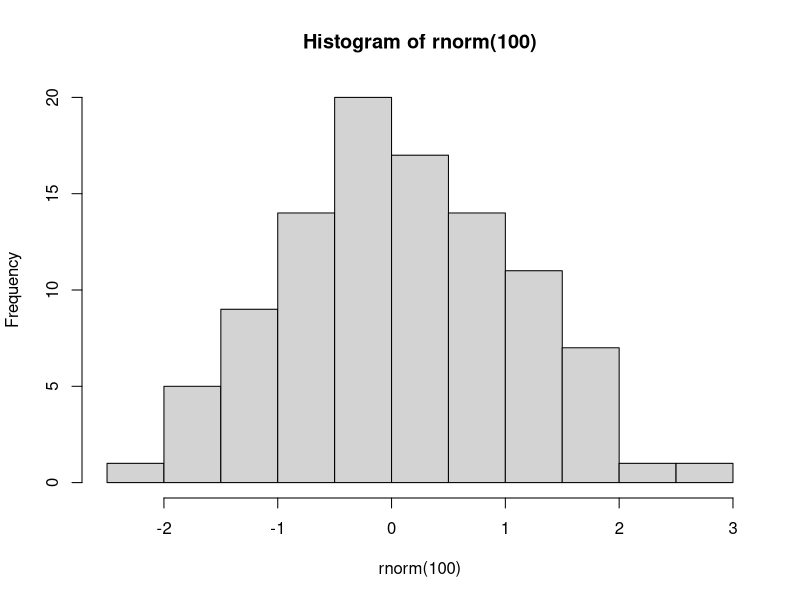
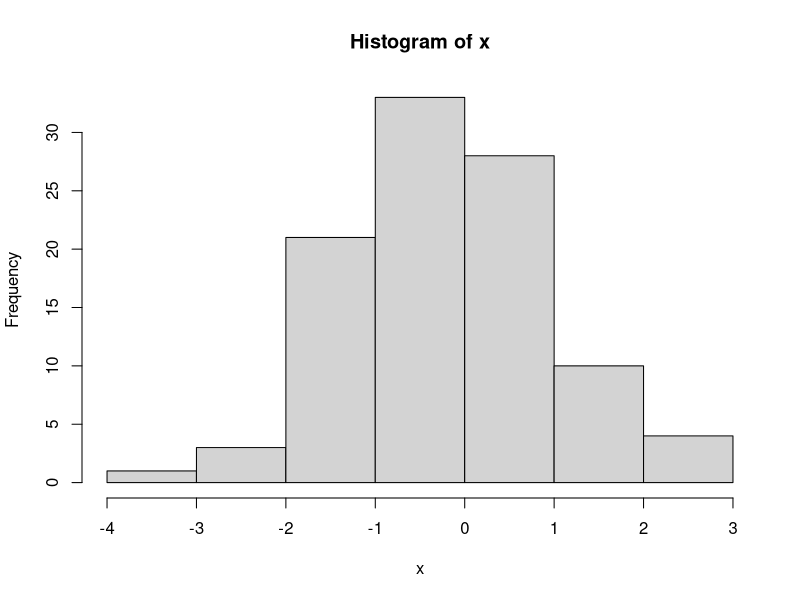

The R source for these figures, in order:
## ---- chunk 1
obj <- head(letters)
## ---- chunk 2
nom <- "nom_objet"
## ---- chunk 3
assign(x = nom, value = head(letters))
## ---- chunk 4
ls()
## ---- chunk 5
nom_objet
## ---- chunk 6
for (i in seq_len(5)) {
  assign(x = paste0("obj", i), value = 1:i)
}
## ---- chunk 7
ls()
## ---- chunk 8
str(nom_objet)
## ---- chunk 9
str(get(nom))
## ---- chunk 10
# Équivalent à
str("nom_objet")
## ---- chunk 11
for (i in 1:5) {
  cat(paste0("obj", i, " ="), get(paste0("obj", i)), "\n")
}
## ---- chunk 12
median(x = 1:10)
get("median")(x = 1:10)
do.call("median", args = list(x = 1:10))
## ---- chunk 13
#' Calcul de statistiques descriptives
#'
#' Cette fonction permet de calculer des statistiques descriptives au choix
#'
#' @param x vecteur d'observations
#' @param choix une chaîne de caractères spécifiant le nom de la fonction à appeler pour
#'              le calcul, soit "table" (par défaut), "mean", "median", "sd" ou "mad"
#' @param retirer_NA un logique spécifiant si les valeurs manquantes (NA)
#'                   doivent être retirées avant le calcul (par défaut TRUE)
#'
#' @return le résultat de l'appel à la fonction choisie
#'
choixstat <- function(x, choix = c("table", "mean", "median", "sd", "mad"),
                      retirer_NA = TRUE) {
  choix <- match.arg(choix)
  arguments <- list(x)
  if (choix == "table"){
    arguments$useNA <- if (retirer_NA) "no" else "ifany"
  } else {
    arguments$na.rm <- retirer_NA
  }
  do.call(what = choix, args = arguments)
}
## ---- chunk 14
# Équivalent
median(c(2, 3, 2, 3, 3, 4, NA, 3), na.rm = TRUE)
## ---- chunk 15
# Équivalent à 
median(c(2, 3, 2, 3, 3, 4, NA, 3), na.rm = FALSE)
## ---- chunk 16
# Équivalent à 
table(c(2, 3, 2, 3, 3, 4, NA, 3), useNA = "no")
## ---- chunk 17
# Équivalent à 
table(c(2, 3, 2, 3, 3, 4, NA, 3), useNA = "ifany")
## ---- chunk 18
f1 <- y ~ x1 + x2
## ---- chunk 19
str(f1)
f1[1]
f1[2]
f1[3]
## ---- chunk 20
str("y ~ x1 + x2")
f2 <- as.formula("y ~ x1 + x2")
str(f2)
## ---- chunk 21
#' Régression polynomiale
#'
#' Ajustement d'un modèle de régression polynomial entre deux variables
#'
#' @param y vecteur des observations de la variable réponse
#' @param x vecteur des observations de la variable explicative
#' @param dg degré du modèle polynomial à ajuster
#'
#' @return sortie de la fonction lm pour le modèle demandé
#'
reg_poly <- function(y, x, dg){
  formule <- paste(
    "y ~", 
    paste(paste0("I(x^", 1:dg, ")"), collapse = " + ")
  )
  lm(as.formula(formule))
}
## ---- chunk 22
reg_poly(y = cars$dist, x = cars$speed, dg = 3)
reg_poly(y = cars$dist, x = cars$speed, dg = 5)
## ---- chunk 23
f1
## ---- chunk 24
update(f1, . ~ . + x3)
## ---- chunk 25
update(f1, . ~ . - x2)
## ---- chunk 26
update(f1, sqrt(.) ~ .)
## ---- chunk 27
median(x = 1:10)
## ---- chunk 28
out <- median(x = 1:10)
## ---- chunk 29
out
## ---- chunk 30
out_quote <- quote(median(x = 1:10))
str(out_quote)
## ---- chunk 31
eval(out_quote)
## ---- chunk 32
out_call <- call("median", x = 1:10)
str(out_call)
## ---- chunk 33
all.equal(out_quote, out_call)
## ---- chunk 34
eval(out_call)
## ---- chunk 35
instruc_car <- "median(x = 1:10)"
str(instruc_car)
## ---- chunk 36
out_parse <- parse(text = instruc_car)
str(out_parse)
## ---- chunk 37
eval(out_parse)
## ---- chunk 38
#' @inherit reg_poly title description params return
reg_poly_2 <- function(y, x, dg){
  instruc <- paste0(
    "lm(y ~ ", 
    paste(paste0("I(x^", 1:dg, ")"), collapse = " + "),
    ")"
  )
  eval(parse(text = instruc))
}
## ---- chunk 39
reg_poly_2(y = cars$dist, x = cars$speed, dg = 3)
reg_poly_2(y = cars$dist, x = cars$speed, dg = 5)
## ---- chunk 40
hist(rnorm(100))
x <- rnorm(100)
hist(x)
## ---- chunk 41
fct1 <- function(x){
  x
}
test <- fct1(1:10)
str(test)
## ---- chunk 42
fct2 <- function(x){
  substitute(x)
}
test <- fct2(1:10)
str(test)
## ---- chunk 43
fct3 <- function(x){
  deparse(substitute(x))
}
test <- fct3(1:10)
str(test)
## ---- chunk 44
fct4 <- function(x){
  match.call()
}
test <- fct4(1:10)
str(test)
## ---- chunk 45
fct5 <- function(x, y){
  appel <- match.call()
  list(
    appel_complet = appel, 
    arg_x_exp = appel$x,
    arg_y_car = deparse(appel$x),
    arg_y_exp = appel$y
  )
}
test <- fct5(x = 1:10, y = "a")
str(test)
